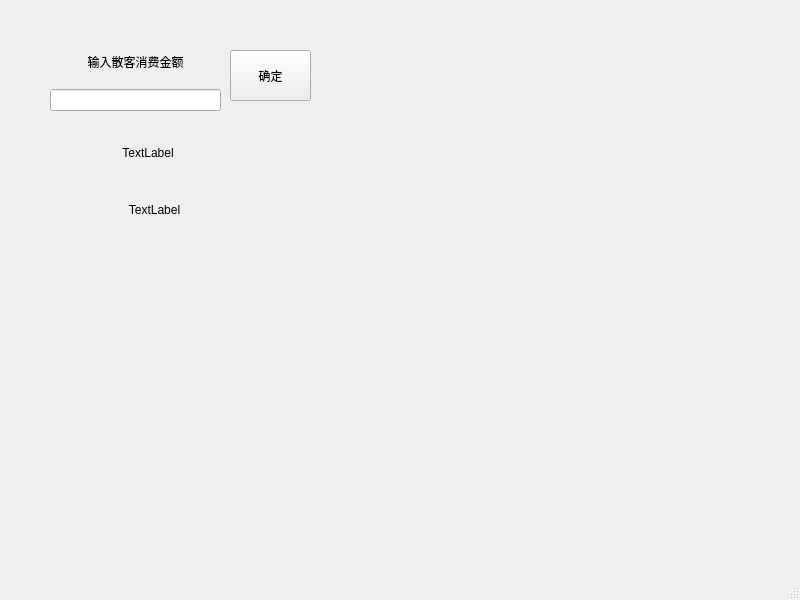
<?xml version="1.0" encoding="UTF-8"?>
<ui version="4.0">
 <class>Temp_Customer_Consume</class>
 <widget class="QMainWindow" name="Temp_Customer_Consume">
  <property name="geometry">
   <rect>
    <x>0</x>
    <y>0</y>
    <width>800</width>
    <height>600</height>
   </rect>
  </property>
  <property name="windowTitle">
   <string>MainWindow</string>
  </property>
  <widget class="QWidget" name="centralwidget">
   <widget class="QWidget" name="verticalLayoutWidget">
    <property name="geometry">
     <rect>
      <x>50</x>
      <y>40</y>
      <width>171</width>
      <height>71</height>
     </rect>
    </property>
    <layout class="QVBoxLayout" name="verticalLayout">
     <item>
      <widget class="QLabel" name="label">
       <property name="text">
        <string>输入散客消费金额</string>
       </property>
       <property name="alignment">
        <set>Qt::AlignCenter</set>
       </property>
      </widget>
     </item>
     <item>
      <widget class="QLineEdit" name="lineEdit"/>
     </item>
    </layout>
   </widget>
   <widget class="QPushButton" name="pushButton">
    <property name="geometry">
     <rect>
      <x>230</x>
      <y>50</y>
      <width>81</width>
      <height>51</height>
     </rect>
    </property>
    <property name="text">
     <string>确定</string>
    </property>
   </widget>
   <widget class="QLabel" name="label_2">
    <property name="geometry">
     <rect>
      <x>23</x>
      <y>128</y>
      <width>250</width>
      <height>50</height>
     </rect>
    </property>
    <property name="layoutDirection">
     <enum>Qt::LeftToRight</enum>
    </property>
    <property name="text">
     <string>TextLabel</string>
    </property>
    <property name="alignment">
     <set>Qt::AlignCenter</set>
    </property>
   </widget>
   <widget class="QLabel" name="label_3">
    <property name="geometry">
     <rect>
      <x>34</x>
      <y>189</y>
      <width>241</width>
      <height>41</height>
     </rect>
    </property>
    <property name="text">
     <string>TextLabel</string>
    </property>
    <property name="alignment">
     <set>Qt::AlignCenter</set>
    </property>
   </widget>
  </widget>
  <widget class="QMenuBar" name="menubar">
   <property name="geometry">
    <rect>
     <x>0</x>
     <y>0</y>
     <width>800</width>
     <height>17</height>
    </rect>
   </property>
  </widget>
  <widget class="QStatusBar" name="statusbar"/>
 </widget>
 <resources/>
 <connections/>
</ui>
